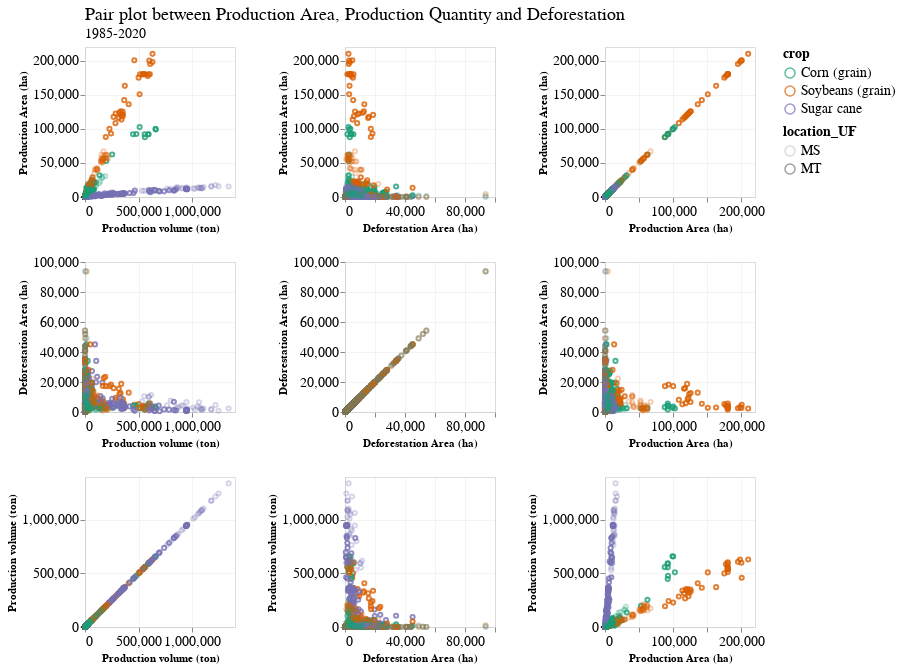

The notebook cell this image was saved under:
### Code cell
corr_chart = alt.Chart(main_cultures_complete_df).mark_point(size=17).encode(
    alt.X(alt.repeat("column"), type='quantitative'),
    alt.Y(alt.repeat("row"), type='quantitative'),
    color='crop:N',
    opacity='location_UF:N'
).properties(
    width=150,
    height=150
).repeat(
    row=['Production Area (ha)', 'Deforestation Area (ha)', 'Production volume (ton)'],
    column=['Production volume (ton)', 'Deforestation Area (ha)', 'Production Area (ha)']
)


final_chart = corr_chart.properties(
    title=science_theme_title(
        text="Pair plot between Production Area, Production Quantity and Deforestation", 
        subtitle="1985-2020"
    )
).configure_range(
    category={'scheme': 'dark2'}
)

final_chart

### Figure 1 — Vega-Lite specification as saved in the notebook (floating-point values rounded to 4 significant figures; data arrays with more than 128 entries replaced by an {"elided": "..."} marker saying what was removed)
{"config": {"view": {"width": 533.3, "height": 300.0, "fill": "white"}, "title": {"align": "left", "anchor": "start", "frame": "group", "font": "Helvetica Neue", "fontSize": 18, "dy": -2, "subtitleFont": "Helvetica Neue", "subtitleFontSize": 14, "fontWeight": "normal"}, "axis": {"domainColor": "lightGrey", "gridColor": "lightGrey", "gridWidth": 0.25, "titleFont": "Helvetica Neue", "titleFontSize": 11, "labelFont": "Helvetica Neue", "labelFontSize": 14}, "legend": {"layout": {"anchor": "start"}, "labelLimit": 0, "titleFontSize": 14, "titleFont": "Helvetica Neue", "labelFontSize": 14, "labelFont": "Helvetica Neue"}, "header": {"title": null, "titleFont": "Helvetica Neue", "labelFont": "Helvetica Neue", "labelFontSize": 14, "labelPadding": 2}, "range": {"category": {"scheme": "dark2"}}}, "repeat": {"column": ["Production volume (ton)", "Deforestation Area (ha)", "Production Area (ha)"], "row": ["Production Area (ha)", "Deforestation Area (ha)", "Production volume (ton)"]}, "spec": {"data": {"name": "data-e0ace227e90d2e1c58858edcef5a59e2"}, "mark": {"type": "point", "size": 17}, "encoding": {"color": {"field": "crop", "type": "nominal"}, "opacity": {"field": "location_UF", "type": "nominal"}, "x": {"field": {"repeat": "column"}, "type": "quantitative"}, "y": {"field": {"repeat": "row"}, "type": "quantitative"}}, "height": 150, "width": 150}, "title": {"align": "left", "anchor": "start", "frame": "group", "font": "Helvetica Neue", "fontSize": 18, "dy": -2, "subtitleFont": "Helvetica Neue", "subtitleFontSize": 14, "fontWeight": "normal", "text": "Pair plot between Production Area, Production Quantity and Deforestation", "subtitle": "1985-2020"}, "$schema": "https://vega.github.io/schema/vega-lite/v4.17.0.json", "datasets": {"data-e0ace227e90d2e1c58858edcef5a59e2": {"elided": "1728 records"}}}
